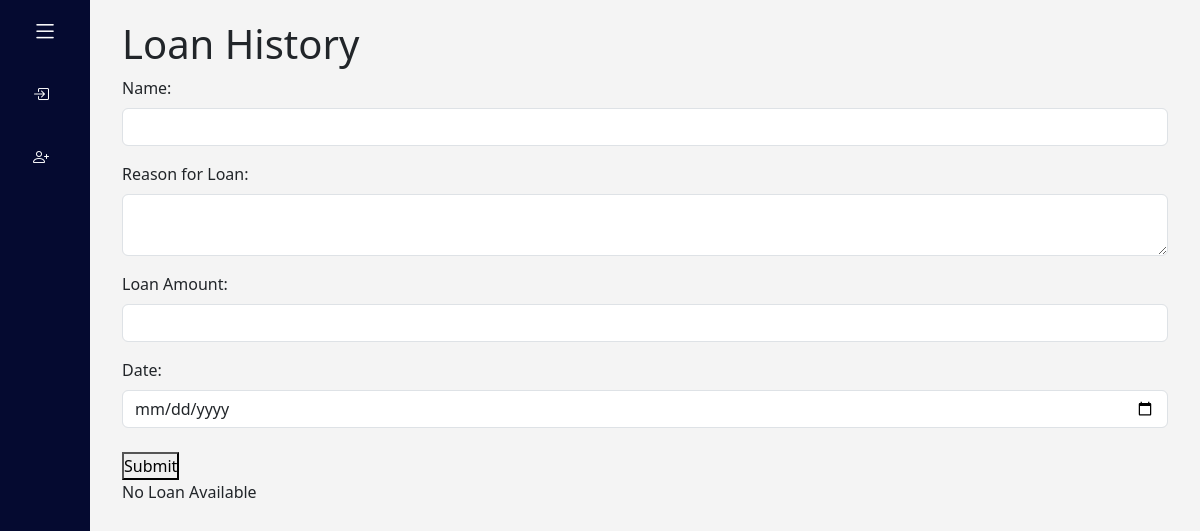
/add_loan, run on an earlier commit of the app's database.
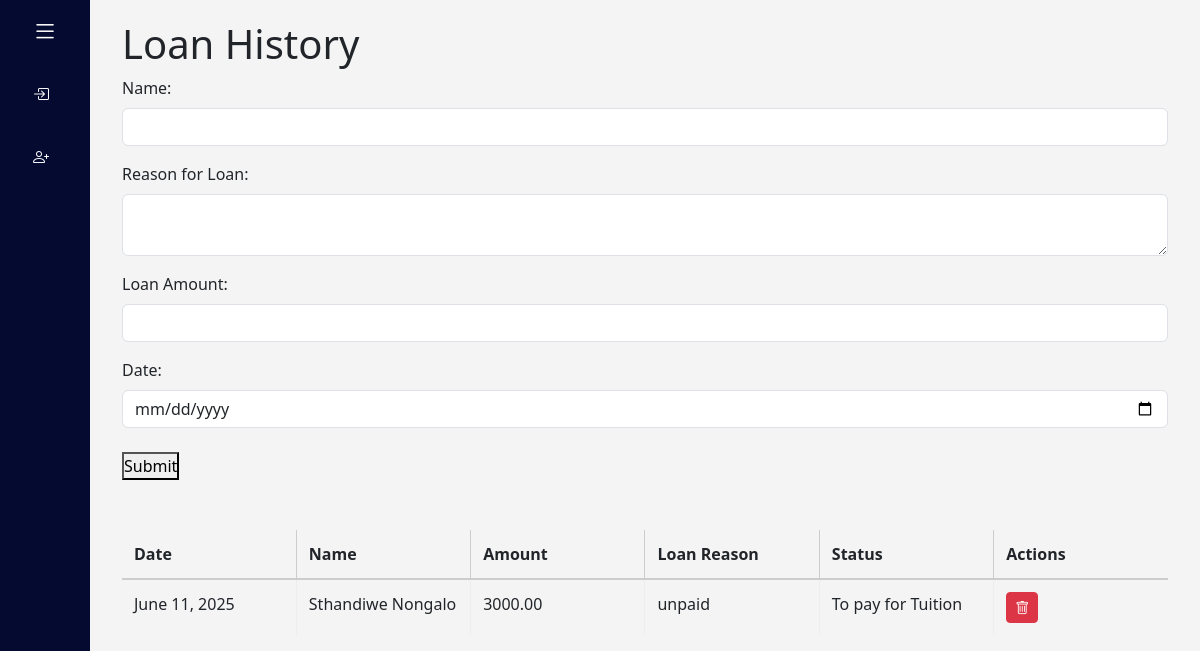
And on a later commit of the database.
### bookkeeping/models.py (models this page shows, shortened)
class Loans(models.Model):
    user = models.ForeignKey(User, on_delete=models.CASCADE, related_name="loan")
    name = models.CharField(max_length=20, blank=True)
    loan_reason = models.TextField()
    price = models.DecimalField(max_digits=10, decimal_places=2)
    loan_date = models.DateField(default=date.today)
    STATUS_CHOICES = [
        ('paid', 'Paid'),
        ('unpaid', 'Unpaid'),
    ]
    loan_status = models.CharField(max_length=10, choices=STATUS_CHOICES, default='unpaid')

### bookkeeping/views.py (the view, shortened to what this page needs)
# urls.py: path("add_loan", views.create_loan, name="add_loan"),
def create_loan(request):
    loans = Loans.objects.all()
    return render(request,"bookkeeping/loans.html",{'loans':loans})

### bookkeeping/templates/bookkeeping/loans.html (shortened to what this page needs)
{% extends "bookkeeping/layout.html" %}
{% block body %}
<h1>Loan History</h1>
<div class="loanForm">
    <form method="POST" action="{% url 'add_loan' %}">
  <div class="mb-3">
        <label for="laoner_name" class="form-label">Name:</label>
        <input type="text" id="name" name="name" class="form-control" value="">
      </div>
        <div class="mb-3">
      <label for="loan_reason" class="form-label">Reason for Loan:</label>
      <textarea name="loan_reason" autocomplete="off" id="loan_reason" class="form-control"></textarea>
    </div>
   <div class="mb-3">
        <label for="amount" class="form-label">Loan Amount:</label>
        <input type="number" id="price" name="loan_amount" class="form-control" value="">
      </div>
       <div class="mb-4">
      <label for="DateInput" class="form-label">Date:</label>
      <input type="date" name="date" autocomplete="off" id="DateInput" class="form-control" value="">
    </div>
  <button type="submit">Submit</button>
</form>
</div>
{% if loans %}
<div class="Display">
    <table class="bids-table">
        <thead>
          <tr>
            <th>Date</th>
            <th>Name</th>
            <th>Amount</th>
            <th>Loan Reason</th>
            <th>Status</th>
            <th>Actions</th>
          </tr>
        </thead>
        <tbody>
            {% for loan in loans %}
          <tr>
            <td>{{loan.loan_date}}</td>
            <td>{{loan.name}}</td>
            <td>{{ loan.price}}</td>
            <td>{{loan.loan_status}}</td>
            <td>{{loan.loan_reason}}</td>
            <td>
              <a href="{% url 'loan_delete' loan.id %}" class="btn btn-sm btn-danger">
  <i class="bi bi-trash"></i>
</a>
            </td>
          </tr>
          {% endfor %}
        </tbody>
    </table>
</div>
{% else %}
<p>No Loan Available</p>
{% endif %}
{% endblock %}

What changed in the data, as far as the page shows it:
added Loans: loan_date "June 11, 2025", name "Sthandiwe Nongalo", price "3000.00", loan_status "unpaid", loan_reason "To pay for Tuition"
Also different on the page:
text no longer shown: "No Loan Available"
text now shown: "Date Name Amount Loan Reason Status Actions"
